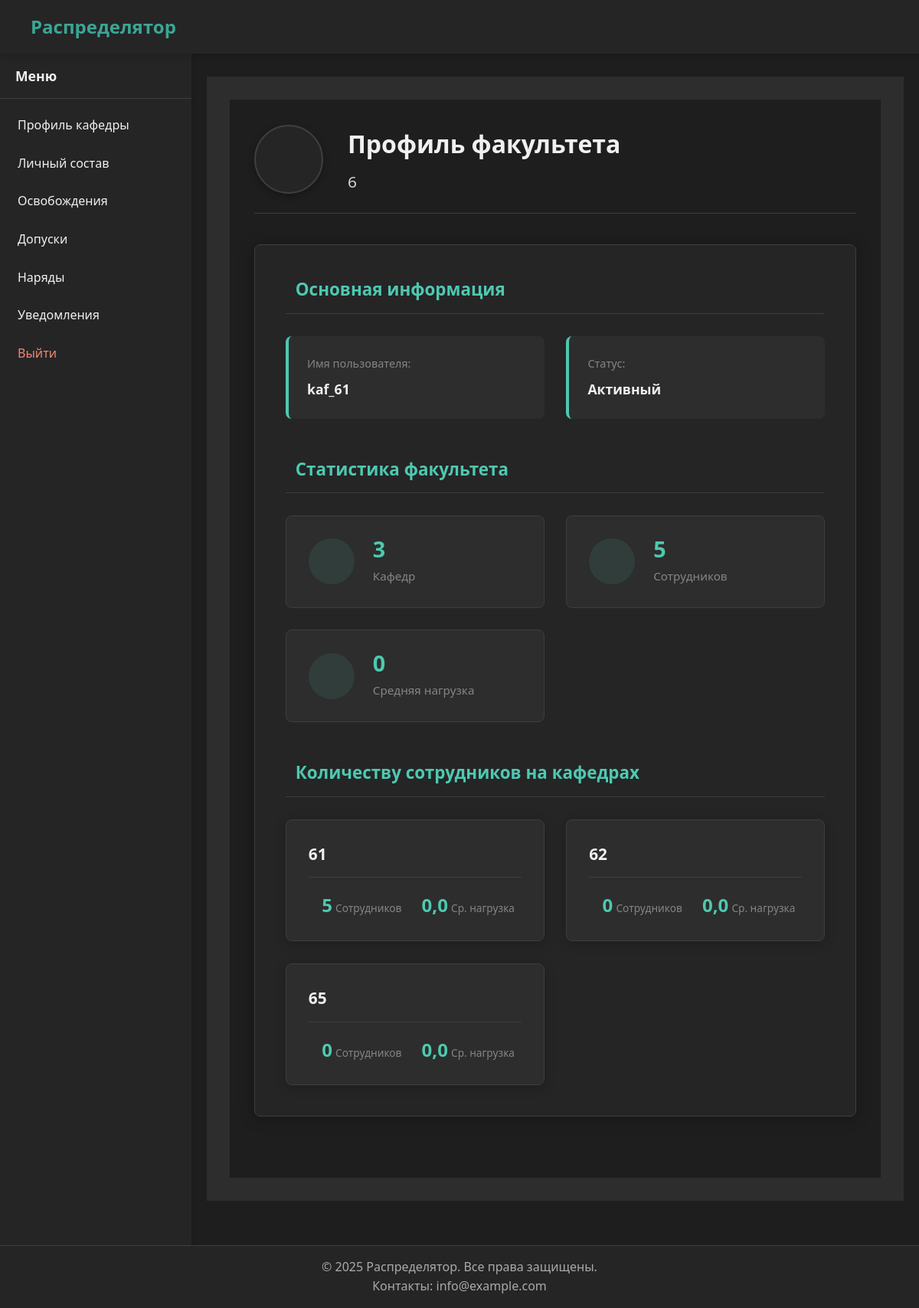
Screenshot of /faculty/profile/ (signed in) with the database file from the repository.
### unit/models.py (models this page shows, shortened)
class Faculty(models.Model):
    name = models.CharField(max_length=20, verbose_name="Название факультета", unique=True)
    class Meta:
        verbose_name = 'Факультет'
        verbose_name_plural = 'Факультеты'

class Department(models.Model):
    name = models.CharField(max_length=20, verbose_name="Название кафедры", unique=True)
    faculty = models.ForeignKey(
        'Faculty',
        on_delete=models.SET_NULL,
        null=True,
        blank=True,
        verbose_name="Факультет",
        related_name="departments"
    )
    class Meta:
        verbose_name = 'Кафедра'
        verbose_name_plural = 'Кафедры'

### authentication/models.py (models this page shows, shortened)
class CustomUser (AbstractUser ):
    faculty = models.ForeignKey(
        Faculty,
        on_delete=models.SET_NULL,
        null=True,
        blank=True,
        verbose_name="Факультет",
        related_name="users"
    )
    department = models.ForeignKey(
        Department,
        on_delete=models.SET_NULL,
        null=True,
        blank=True,
        verbose_name="Кафедра",
        related_name="users"
    )
    groups = models.ManyToManyField(
        'auth.Group',
        related_name='customuser_set',  # Уникальное имя для обратного доступа
        blank=True,
        help_text='Группы, к которым принадлежит этот пользователь.',
        verbose_name='Группы'
    )
    user_permissions = models.ManyToManyField(
        'auth.Permission',
        related_name='customuser_set',  # Уникальное имя для обратного доступа
        blank=True,
        help_text='Конкретные разрешения для этого пользователя.',
        verbose_name='Разрешения пользователя'
    )
    class Meta:
        verbose_name = 'Пользователь'
        verbose_name_plural = 'Пользователи'

### faculty/views.py (the view)
# urls.py: path('profile/', views.FacultyDashboardView.as_view(), name='profile'),
class FacultyDashboardView(HasFacultyMixin, TemplateView):
    template_name = 'profiles/faculty/dashboard.html'
    def get_context_data(self, **kwargs):
        context = super().get_context_data(**kwargs)
        user = self.request.user
        if not hasattr(user, 'faculty') or not user.faculty:
            return context
        departments = Department.objects.filter(faculty=user.faculty)
        departments_stats = {
            'total': departments.count(),
            'total_staff': People.objects.filter(department__in=departments).count(),
            'avg_workload': People.objects.filter(department__in=departments).aggregate(Avg('workload'))['workload__avg'] or 0,
        }
        top_departments = departments.annotate(
            staff_count=Count('people'),
            avg_workload=Avg('people__workload')
        ).order_by('-staff_count')[:5]
        context.update({
            'user': user,
            'faculty': user.faculty,
            'departments_count': departments_stats['total'],
            'staff_count': departments_stats['total_staff'],
            'avg_workload': round(departments_stats['avg_workload'], 1),
            'top_departments': top_departments,
        })
        return context

### core/mixins.py (called while the page is built)
    def dispatch(self, request, *args, **kwargs):
        if not hasattr(request.user, 'faculty') or not request.user.faculty:
            messages.warning(request, "У вас нет прав доступа к этому разделу")
            return redirect('home')
        return super().dispatch(request, *args, **kwargs)

### core/utils.py (called while the page is built)
def get_user_type(user):
    if user.is_superuser:
        return 'admin'
    groups = list(user.groups.values_list('name', flat=True))
    if 'Комендант' in groups:
        return 'commandant'
    elif 'Факультет' in groups:
        return 'faculty'
    elif 'Кафедра' in groups:
        return 'department'
    return None

### templates/profiles/faculty/dashboard.html (shortened to what this page needs)
{% extends "base_account.html" %}
{% load static %}
{% block extra_head %}
<link rel="stylesheet" href="{% static 'css/profile.css' %}">
{% endblock %}
{% block account_content %}
<div class="profile-container">
    <div class="profile-header">
        <div class="profile-avatar">
        </div>
        <div class="profile-title">
            <h1>Профиль факультета</h1>
            {% if faculty %}
            <p class="faculty-name">{{ faculty.name }}</p>
            {% endif %}
        </div>
    </div>
    <div class="profile-card">
        <div class="profile-section">
            <h3> Основная информация</h3>
            <div class="info-grid">
                <div class="info-item">
                    <span class="info-label">Имя пользователя:</span>
                    <span class="info-value">{{ user.username }}</span>
                </div>
                <div class="info-item">
                    <span class="info-label">Статус:</span>
                    <span class="info-value">Активный</span>
                </div>
            </div>
        </div>
        <div class="profile-section">
            <h3> Статистика факультета</h3>
            <div class="stats-grid">
                <div class="stat-card">
                    <div class="stat-icon">
                    </div>
                    <div class="stat-info">
                        <span class="stat-value">{{ departments_count }}</span>
                        <span class="stat-label">Кафедр</span>
                    </div>
                </div>
                <div class="stat-card">
                    <div class="stat-icon">
                    </div>
                    <div class="stat-info">
                        <span class="stat-value">{{ staff_count }}</span>
                        <span class="stat-label">Сотрудников</span>
                    </div>
                </div>
                <div class="stat-card">
                    <div class="stat-icon">
                    </div>
                    <div class="stat-info">
                        <span class="stat-value">{{ avg_workload }}</span>
                        <span class="stat-label">Средняя нагрузка</span>
                    </div>
                </div>
            </div>
        </div>
        <div class="profile-section">
            <h3> Количеству сотрудников на кафедрах</h3>
            {% if top_departments %}
            <div class="departments-cards">
                {% for department in top_departments %}
                <div class="department-card">
                    <div class="department-name">{{ department.name }}</div>
                    <div class="department-stats">
                        <div class="stat-item">
                            <span class="stat-value">{{ department.staff_count }}</span>
                            <span class="stat-label">Сотрудников</span>
                        </div>
                        <div class="stat-item">
                            <span class="stat-value">{{ department.avg_workload|default:0.0|floatformat:1 }}</span>
                            <span class="stat-label">Ср. нагрузка</span>
                        </div>
                    </div>
                </div>
                {% endfor %}
            </div>
            {% else %}
            <div class="no-departments">
                <i class="fas fa-info-circle"></i> Нет данных о кафедрах
            </div>
            {% endif %}
        </div>
    </div>
</div>
{% endblock %}

### static/css/base.css (style rules this page uses)
* { margin: 0; padding: 0; box-sizing: border-box; }
body { font-family: 'Segoe UI', Tahoma, Geneva, Verdana, sans-serif; background-color: #1e1e1e; color: #f0f0f0; line-height: 1.6; padding-top: 70px; padding-bottom: 0; margin-bottom: 60px; min-height: 100vh; position: relative; }

### static/css/profile.css (style rules this page uses)
.profile-container { padding: 2rem; max-width: 1200px; margin: 0 auto; color: #f0f0f0; background-color: #1e1e1e; }
.profile-header { display: flex; align-items: center; gap: 2rem; margin-bottom: 2.5rem; padding-bottom: 1.5rem; border-bottom: 1px solid #3e3e42; }
.profile-avatar { width: 90px; height: 90px; border-radius: 50%; background-color: #252526; display: flex; align-items: center; justify-content: center; color: #4ec9b0; font-size: 2.8rem; box-shadow: 0 3px 10px rgba(0,0,0,0.3); border: 2px solid #3e3e42; }
.profile-title h1 { color: #f0f0f0; margin: 0; font-size: 2rem; font-weight: 600; }
.faculty-name { color: #d4d4d4; margin: 0.5rem 0 0; font-size: 1.3rem; font-weight: 400; }
.profile-card { background-color: #252526; border-radius: 8px; padding: 2.5rem; box-shadow: 0 2px 20px rgba(0, 0, 0, 0.3); margin-bottom: 3rem; border: 1px solid #3e3e42; }
.profile-section { margin-bottom: 3rem; }
.profile-section:last-child { margin-bottom: 0; }
.profile-section h3 { color: #4ec9b0; margin-bottom: 1.8rem; font-size: 1.4rem; display: flex; align-items: center; gap: 0.8rem; padding-bottom: 0.8rem; border-bottom: 1px solid #3e3e42; }
.info-grid { display: grid; grid-template-columns: repeat(auto-fill, minmax(280px, 1fr)); gap: 1.8rem; }
.info-item { background-color: #2d2d2d; padding: 1.5rem; border-radius: 8px; border-left: 4px solid #4ec9b0; transition: transform 0.2s, box-shadow 0.2s; }
.info-label { display: block; color: #858585; font-size: 0.9rem; margin-bottom: 0.5rem; font-weight: 500; }
.info-value { color: #f0f0f0; font-size: 1.1rem; font-weight: 600; }
.stats-grid { display: grid; grid-template-columns: repeat(auto-fit, minmax(220px, 1fr)); gap: 1.8rem; }
.stat-card { background-color: #2d2d2d; border-radius: 8px; padding: 1.8rem; display: flex; align-items: center; gap: 1.5rem; transition: all 0.3s ease; border: 1px solid #3e3e42; }
.stat-icon { width: 60px; height: 60px; border-radius: 50%; background-color: rgba(78, 201, 176, 0.1); display: flex; align-items: center; justify-content: center; color: #4ec9b0; font-size: 1.8rem; }
.stat-info { display: flex; flex-direction: column; }
.stat-value { color: #4ec9b0; font-size: 1.8rem; font-weight: 700; line-height: 1; }
.stat-label { color: #858585; font-size: 0.95rem; margin-top: 0.5rem; }
.departments-cards { display: grid; grid-template-columns: repeat(auto-fill, minmax(300px, 1fr)); gap: 1.8rem; margin-top: 1.5rem; }
.department-card { background: #2d2d2d; border-radius: 8px; padding: 1.8rem; box-shadow: 0 3px 15px rgba(0,0,0,0.2); transition: all 0.3s ease; border: 1px solid #3e3e42; }
.department-name { font-size: 1.3rem; font-weight: 600; margin-bottom: 1.2rem; color: #f0f0f0; padding-bottom: 0.8rem; border-bottom: 1px solid #3e3e42; }
.department-stats { display: flex; justify-content: space-between; margin-top: 1.5rem; }
.stat-item { text-align: center; flex: 1; }
.stat-item .stat-value { font-size: 1.5rem; color: #4ec9b0; }
.stat-item .stat-label { font-size: 0.85rem; color: #858585; margin-top: 0.3rem; }

### rows the page displays
Faculty: name "6"
CustomUser: username "kaf_61"
Department: name "61", staff_count "5", avg_workload "0,0"
Department: name "62", staff_count "0", avg_workload "0,0"
Department: name "65", staff_count "0", avg_workload "0,0"

### other values shown
{{ item.name }} "Профиль кафедры" "Личный состав" "Освобождения" "Допуски" "Наряды" "Уведомления"
{{ departments_count }} "3"
{{ staff_count }} "5"
{{ avg_workload }} "0"
